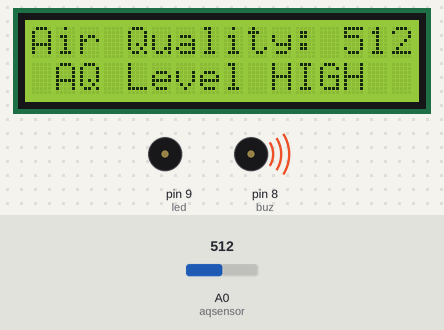
This sketch was run on a simulated Arduino Uno, built with avr-gcc and run on an emulated ATmega328P. Parts: 16×2 character LCD, buzzer (waves = sounding, pin HIGH). Inputs (shaded band) come from the test bench; at power-on: A0 (aqsensor) = 512. What the sketch prints to the serial monitor is not drawn.

Above: at 0.92 s.
1.3 s: A0 (aqsensor) set to 191
At 1.68 s:
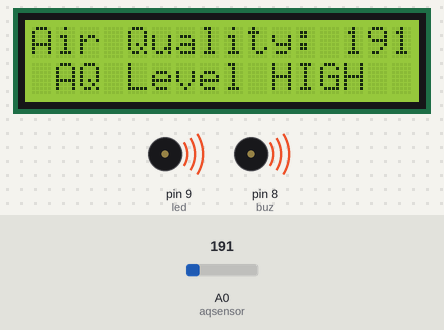
3.0 s: A0 (aqsensor) set to 166
At 4.2 s:
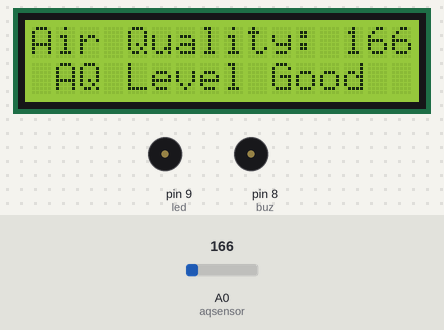
4.5 s: A0 (aqsensor) set to 185
At 4.96 s:
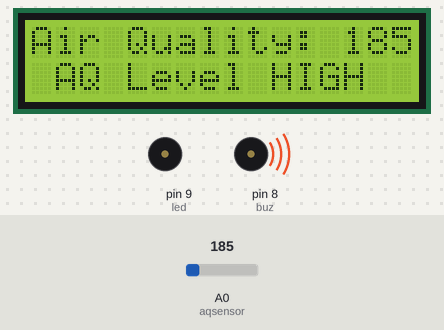
Timing chart, 0 to 12.1 s (numbered marks = the images above; inputs shaded):
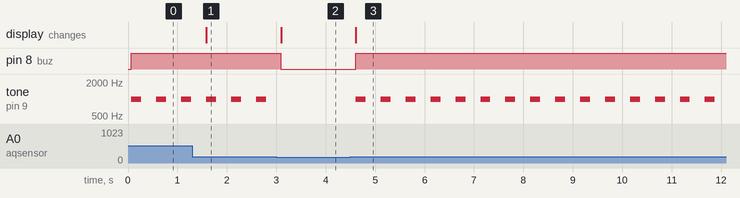

Measured:
- the behaviour switches between 176 and 175 on A0 (aqsensor) (found by bisection; images 1 and 2)
- after the input at 1.3 s, the display: changes after 0.28 s (image 1)
- after the input at 3.0 s, pin 8 (buz): HIGH → LOW after 0.10 s; tone on pin 9 (led): stops changing and stays silent; the display: changes after 0.10 s (image 2)
- after the input at 4.5 s, pin 8 (buz): LOW → HIGH after 0.11 s; tone on pin 9 (led): alternates 1000 Hz for 0.20 s and silent for 0.30 s, starting after 0.11 s; the display: changes after 0.11 s (image 3)
- by itself, tone on pin 9 (led): alternates 1000 Hz for 0.20 s and silent for 0.30 s

The sketch:

AirQualityIndexProject.ino
```cpp
#include <LiquidCrystal.h>
const int rs=12, en=11, d4=5, d5=4, d6=3, d7=2;
LiquidCrystal lcd(rs,en,d4,d5,d6,d7);

int buz = 8;
int led = 9;
const int aqsensor = A0;
int threshold = 175;

void setup() {
 pinMode(buz,OUTPUT);
 pinMode(led,OUTPUT);
pinMode(aqsensor,INPUT);

Serial.begin(9600);

lcd.clear();
lcd.begin(16,2);


}

void loop() {
 int ppm = analogRead(aqsensor);

 Serial.print("Air Quality: ");
 Serial.println(ppm);

lcd.setCursor(0,0);
lcd.print("Air Quality: ");
lcd.print(ppm);

if(ppm > threshold)
{
  lcd.setCursor(1,1);
  lcd.print("AQ Level HIGH");
  tone(led,1000,200);
  digitalWrite(buz,HIGH);


}
else {
digitalWrite(led,LOW);
digitalWrite(buz,LOW);
lcd.setCursor(1,1);
lcd.print("AQ Level Good");
}
delay(500);
}
```
